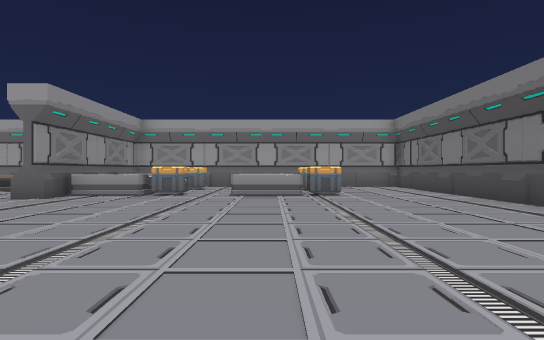
View 1 (above)

16 first-person views from a walk through a 3-D level made in the Unity game engine. The camera is 1.2 m above the floor, looks level and sees 80° across. The floor is counted in squares, 2 m on a side. Each view is taken from the middle of a square. On the plan, view 1 faces up. The plan holds only what a view shows up to about 10 squares ahead; the rest is blank. The place goes on beyond the plan. Some animated figures are left out.

View 2
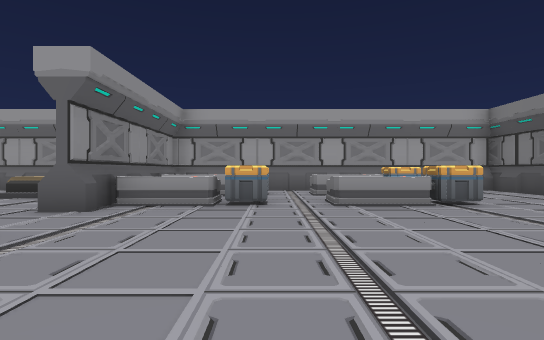

View 3
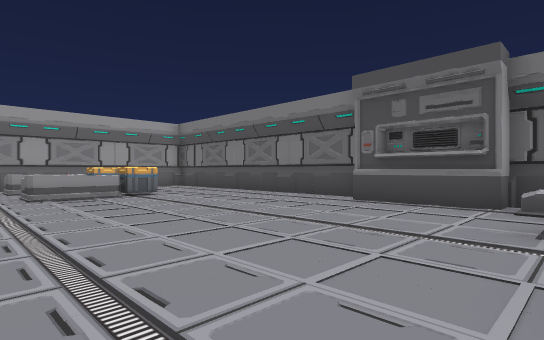

View 4
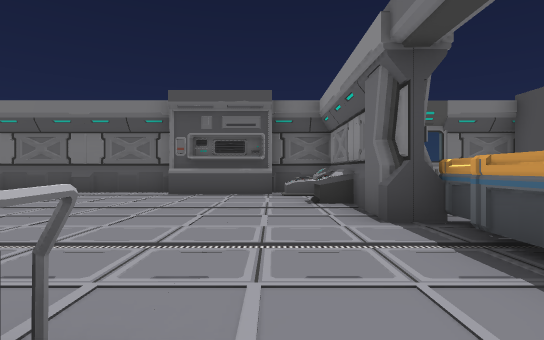

View 5
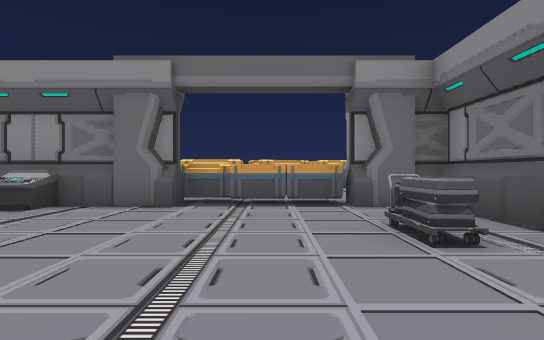

View 6
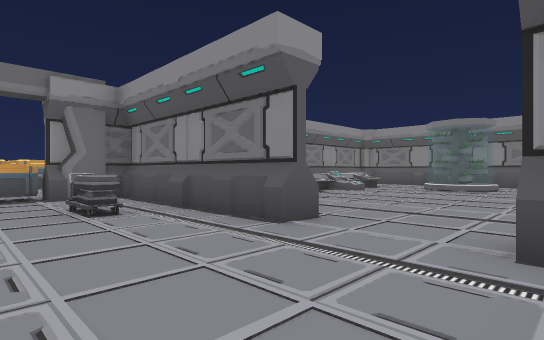

View 7
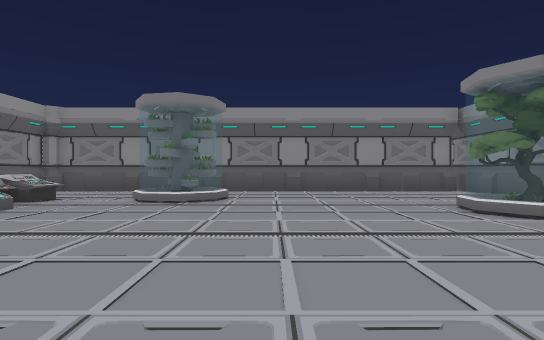

View 8
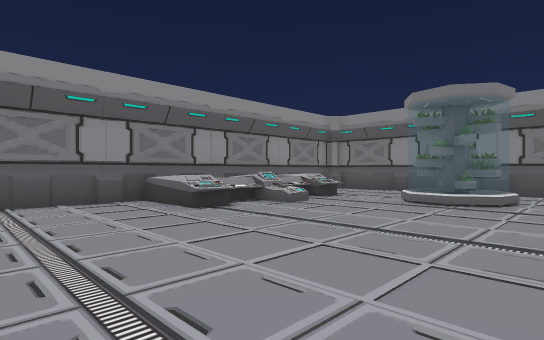

View 9
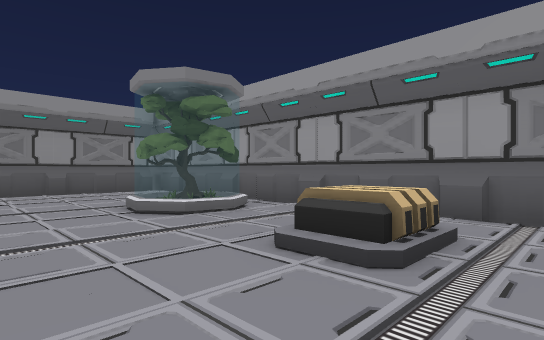

View 10
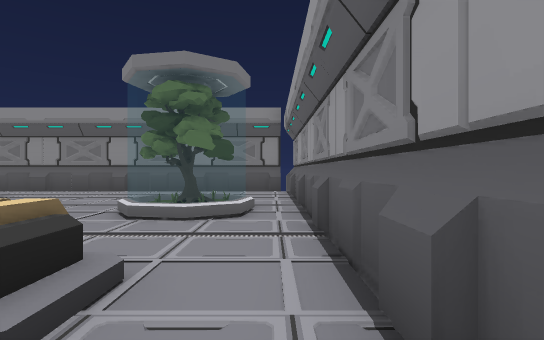

View 11
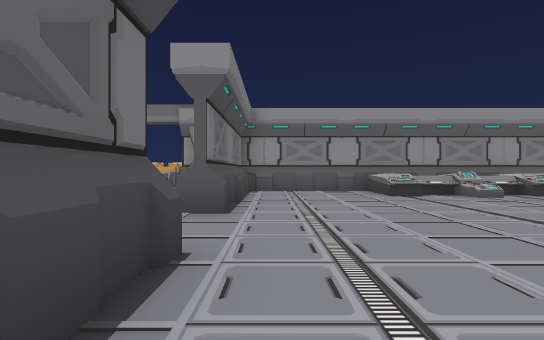

View 12
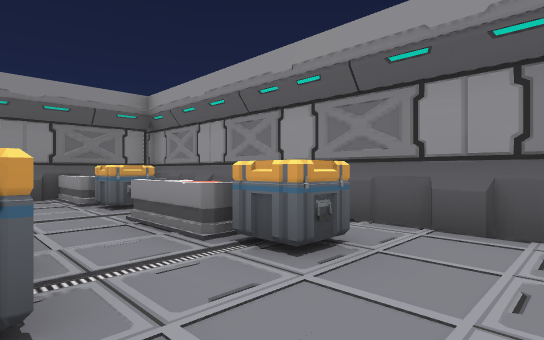

View 13
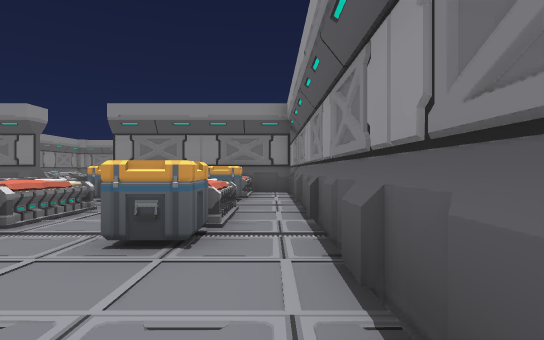

View 14
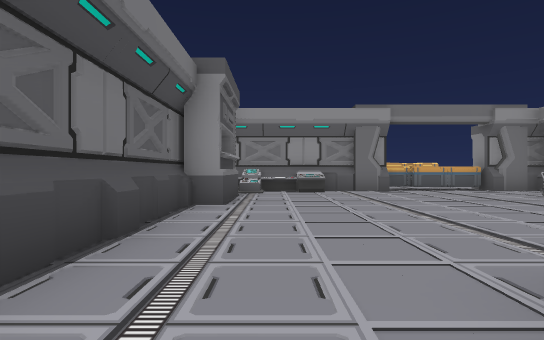

View 15
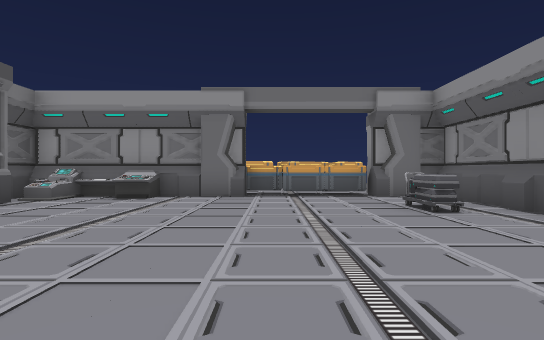

View 16
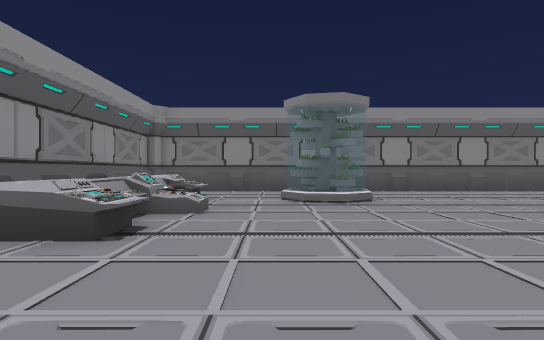

### Floor plan
Key: @ floor where view 1 was taken; # wall or solid block; x gap in a wall; . floor; = window, fence, low wall or low ledge; ^ raised ledge; B battery; E bed; C crate; A cart; P pillar; O other object.
Columns run from 16 left of view 1 to 5 right of it. Each row starts with its distance up from view 1.
 12 ######################
 11 x..........#.........#
 10 #....OO.B..#E#CEEC...#
  9 #....O.....#.........#
  8 #..........#ECCEEC...#
  7 #..........#.........#
  6 #....................#
  5 #..O.................#
  4 #..OO......#.........#
  3 #..........#........##
  2 #....=.....#A.......O#
  1 #...^^=^...#........##
  0 #P  ^^^^...#....@.^^^#
 -1 OO##########OCCC# ####
 -2             O..C.    #
 -3                     ##

Positions as (right, up) in squares from view 1, and headings:
1: (0, 0), facing up
2: (-2, 2), facing up
3: (-2, 0), facing up-right
4: (-4, 1), facing right
5: (-2, 5), facing down
6: (-2, 7), facing down-left
7: (-6, 6), facing left
8: (-6, 6), facing down-left
9: (-6, 7), facing up-left
10: (-6, 11), facing left
11: (-6, 9), facing down
12: (3, 8), facing up-left
13: (4, 11), facing left
14: (3, 9), facing down
15: (-1, 7), facing down
16: (-6, 3), facing left
